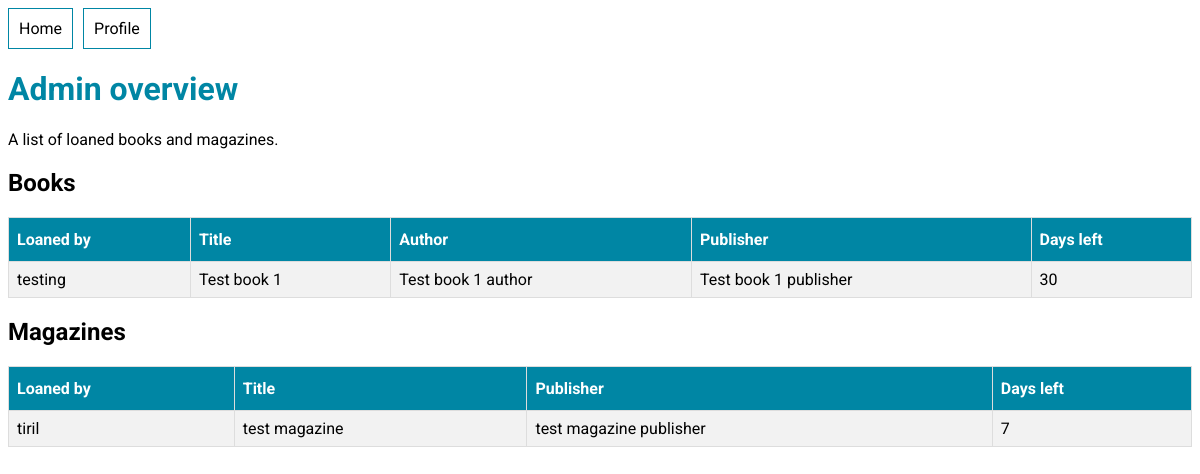
Before: /user/admin/ (signed in) with the older database file.
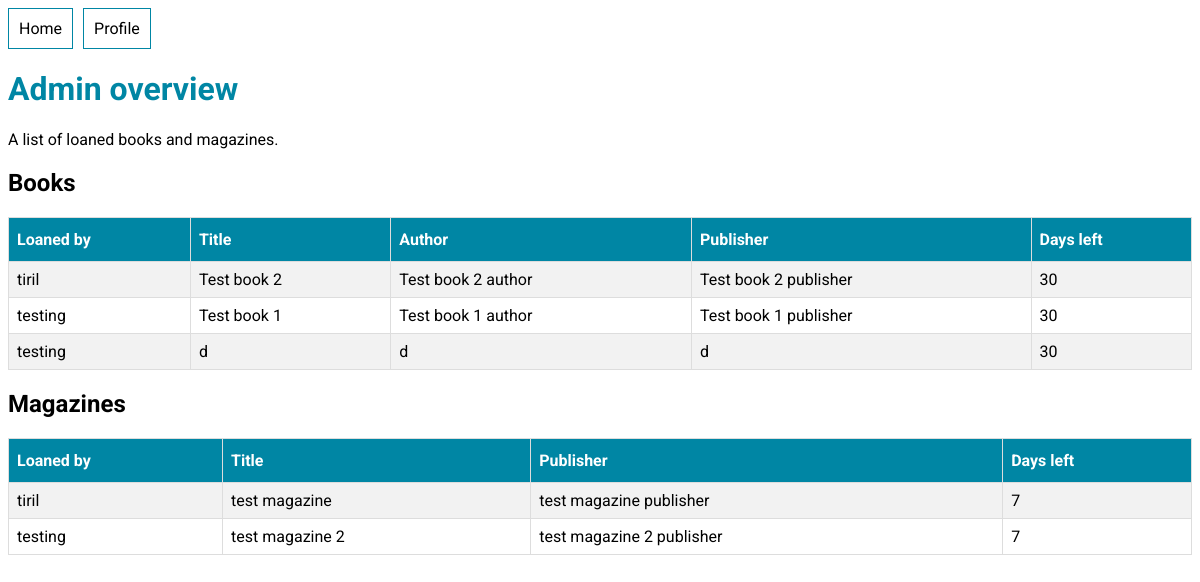
After: the same page with the newer database file.
### library_app/models.py (models this page shows, shortened)
class BookLoan(models.Model):
    user = models.ForeignKey(User, on_delete=models.CASCADE)
    book = models.ForeignKey(Book, on_delete=models.CASCADE)
    loaned_timestamp = models.DateTimeField(auto_now_add=True)
    returned_timestamp = models.DateTimeField(null=True)
    def daysLeft(self):
        date_to_return = self.loaned_timestamp + \
        timedelta(days=loan_days_limit['book'])
        days_left = (date_to_return - self.loaned_timestamp).days
        return days_left

class Book(models.Model):
    title = models.CharField(max_length=200)
    author = models.CharField(max_length=200)
    publisher = models.CharField(max_length=200)
    is_available = models.BooleanField(default=True)

class MagazineLoan(models.Model):
    user = models.ForeignKey(User, on_delete=models.CASCADE)
    magazine = models.ForeignKey(Magazine, on_delete=models.CASCADE)
    loaned_timestamp = models.DateTimeField(auto_now_add=True)
    returned_timestamp = models.DateTimeField(null=True)
    def daysLeft(self):
        date_to_return = self.loaned_timestamp + \
        timedelta(days=loan_days_limit['magazine'])
        days_left = (date_to_return - self.loaned_timestamp).days
        return days_left

class Magazine(models.Model):
    title = models.CharField(max_length=200)
    publisher = models.CharField(max_length=200)
    is_available = models.BooleanField(default=True)

### user_app/views.py (the view)
# urls.py: path('admin/', admin.site.urls),
@login_required
def admin(request):
    context = {}
    user = request.user
    bookloans = BookLoan.objects.filter(returned_timestamp__isnull=True).order_by("loaned_timestamp")
    magazineloans = MagazineLoan.objects.filter(returned_timestamp__isnull=True).order_by("loaned_timestamp")
    context = {"bookloans": bookloans, "magazineloans": magazineloans}
    return render(request, "user_app/admin.html", context)

### templates/user_app/admin.html (shortened to what this page needs)
{% extends "base.html" %}
{% block content %}
<div>
  <h1>Admin overview</h1>
  <p>A list of loaned books and magazines.</p>
  <div>
    <h2>Books</h2>
    {% if bookloans.count %}
      <table>
        <tr>
          <th>Loaned by</th>
          <th>Title</th>
          <th>Author</th>
          <th>Publisher</th>
          <th>Days left</th>
        </tr>
        {% for bookloan in bookloans %}
        <tr>
          <td>{{bookloan.user.username}}</td>
          <td>{{bookloan.book.title}}</td>
          <td>{{bookloan.book.author}}</td>
          <td>{{bookloan.book.publisher}}</td>
          <td>{{bookloan.daysLeft}} </td>
        </tr>
        {% endfor %}
      </table>
    {% else %}
      <p>No books to return.</p>
    {% endif %}
    <h2>Magazines</h2>
    {% if magazineloans.count %}
      <table>
        <tr>
          <th>Loaned by</th>
          <th>Title</th>
          <th>Publisher</th>
          <th>Days left</th>
        </tr>
        {% for magazineloan in magazineloans %}
        <tr>
          <td>{{magazineloan.user.username}}</td>
          <td>{{magazineloan.magazine.title}}</td>
          <td>{{magazineloan.magazine.publisher}}</td>
          <td>{{magazineloan.daysLeft}} </td>
        </tr>
        {% endfor %}
      </table>
    {% else %}
      <p>No magazines to return.</p>
    {% endif %}
  </div>
</div>
{% endblock content %}

Changed rows visible on the page:
added BookLoan: user.username "tiril", book "Test book 2", book.author "Test book 2 author", book.publisher "Test book 2 publisher", daysLeft "30"
added BookLoan: user.username "testing", book "d", book.author "d", book.publisher "d", daysLeft "30"
added MagazineLoan: user.username "testing", magazine "test magazine 2", magazine.publisher "test magazine 2 publisher", daysLeft "7"
